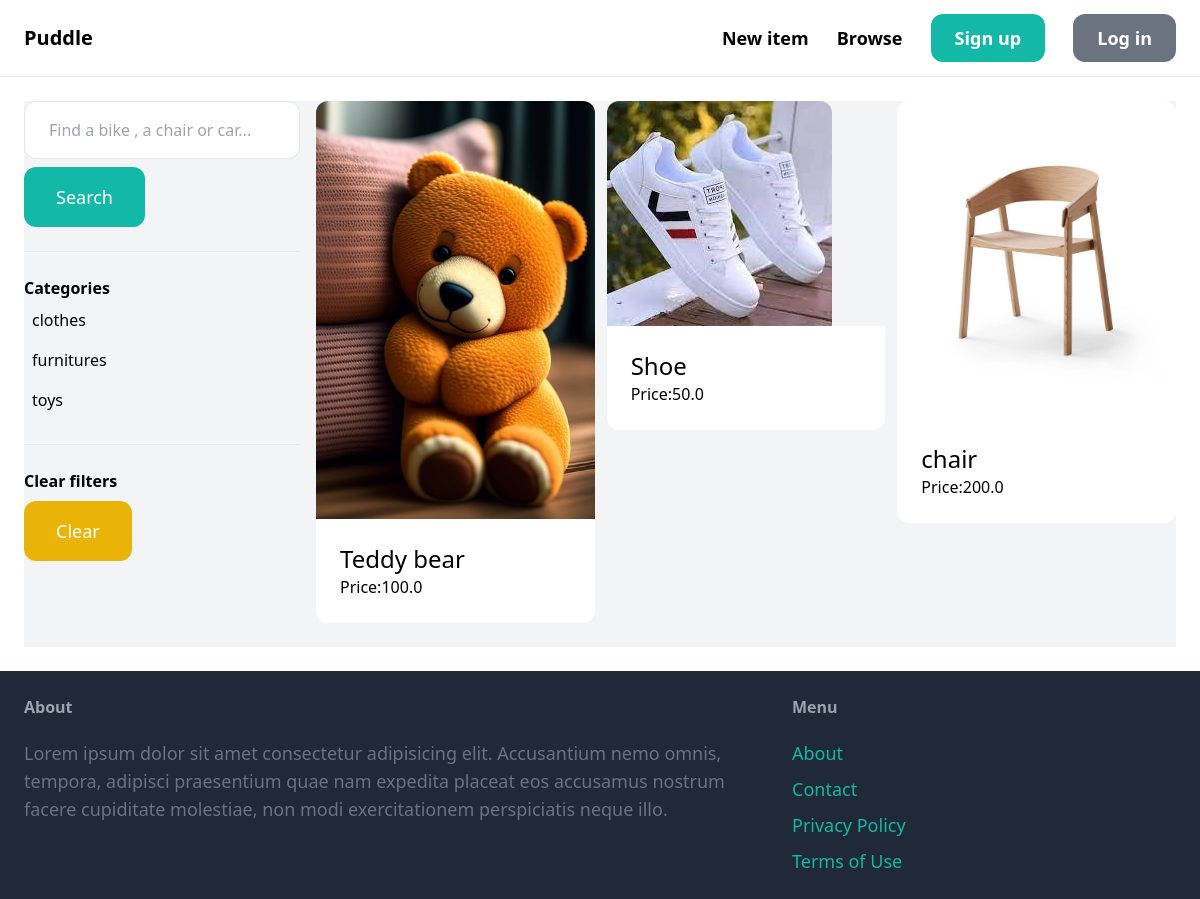
The app's page /items/ with its own data.
### item/models.py (models this page shows, shortened)
class Category(models.Model):
    name = models.CharField(max_length=255)
    class Meta:
        ordering = ('name',)
        verbose_name_plural = 'Categories'

class Item(models.Model):
    category = models.ForeignKey(Category,related_name = 'items',on_delete=models.CASCADE)
    name = models.CharField(max_length=255)
    description = models.TextField(blank = True, null = True)
    price = models.FloatField()
    image = models.ImageField(upload_to='item_images',blank=True,null=True)
    is_sold = models.BooleanField(default= False)
    created_by = models.ForeignKey(User,related_name = 'items',on_delete=models.CASCADE)
    created_at = models.DateTimeField(auto_now_add= True)

### item/views.py (the view)
# urls.py: path('',views.items,name='items'),
def items(request):
    query = request.GET.get('query','')
    category_id = request.GET.get('category',0)
    items = Item.objects.filter(is_sold=False)
    categories = Category.objects.all()
    if category_id:
        items = items.filter(category_id = category_id)
    if query:
        items = items.filter(Q(name__icontains=query) | Q(description__icontains=query))
    return render(request,'item/items.html',{
        'items':items,
        'query':query,
        'categories':categories,
        'category_id':int(category_id),
    })

### item/templates/item/items.html (shortened to what this page needs)
{%  extends 'core/base.html' %}
{%block content%}
    <div class="pb-6 grid grid-cols-4 gap-4 bg-gray-100">
        <div class="col-span-1">
            <form method = "get" action="{% url 'item:items' %}">
                <input name="query" class="w-full py-4 px-6 border rounded-xl"type="text" value="{{ query }}" placeholder="Find a bike , a chair or car...">
                <button class="mt-2 py-4 px-8 text-lg bg-teal-500 text-white rounded-xl">Search</button>
            </form>
            <hr class="my-6">
            <p class="font-semibold">Categories</p>
            <ul>
                {% for category in categories %}
                <li class="py-2 px-2 rounded-xl{% if category.id == category_id %} bg-gray-200 {% endif %}">
                    <a href="{% url 'item:items' %}?query={{ query }}&category={{ category.id }}">{{ category.name }}</a>
                </li>
                {%endfor%}
            </ul>
            <hr class="my-6">
            <p class="font-semibold">Clear filters</p>
            <ul>
                <li><a href="{% url 'item:items' %}" class="mt-2 py-4 px-8 inline-block bg-yellow-500 rounded-xl text-lg text-white">Clear</a></li>
            </ul>
        </div>
        <div class="col-span-3">
            <div class="grid grid-cols-3 gap-3">
                {% for item in items %}
                    <div>
                        <a href="{% url 'item:detail' item.id%}">
                            <div>
                                <img src="{{item.image.url}}" class="rounded-t-xl">
                            </div>
                            <div class="p-6 bg-white rounded-b-xl">
                                <h2 class="text-2xl">{{item.name}}</h2>
                                <p clas="text-gray-500">Price:{{ item.price }}</p>
                            </div>
                        </a>
                    </div>
                {% endfor %}
            </div>
        </div>
    </div>
{%endblock%}

### records on screen
Category: name "clothes"
Category: name "furnitures"
Category: name "toys"
Item: image (picture), name "Teddy bear", price "100.0"
Item: image (picture), name "Shoe", price "50.0"
Item: image (picture), name "chair", price "200.0"
